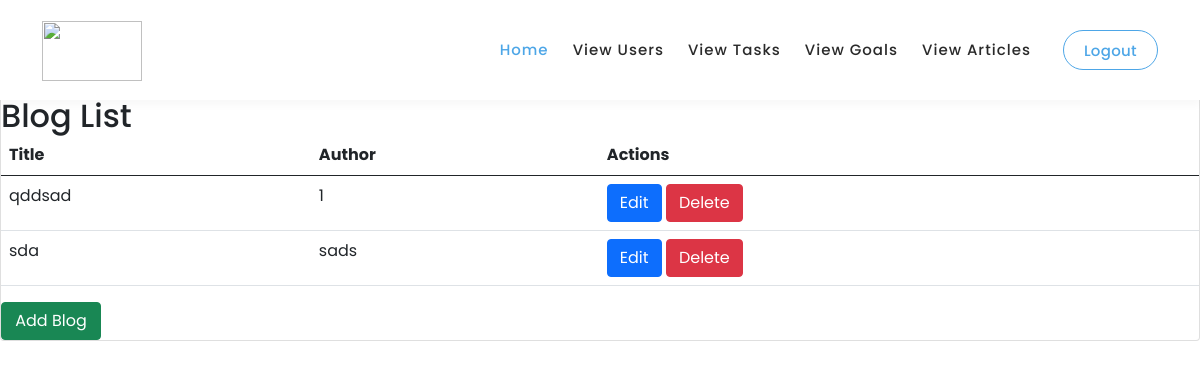
Page /blog_list/ on the committed database.
### TaskApp/models.py (models this page shows, shortened)
class Blog(models.Model):
    title = models.CharField(max_length=200)
    description = models.TextField()
    author=models.TextField()

### TaskApp/views.py (the view)
# urls.py: path('blog_list/', blog_list, name='blog_list'),
def blog_list(request):
    blogs = Blog.objects.all()
    return render(request, 'blog_list.html', {'blogs': blogs})

### TaskApp/templates/blog_list.html (shortened to what this page needs)
{% load static %}
<!DOCTYPE html>
<html lang="en">
  <head>
    <link
      rel="stylesheet"
      type="text/css"
      href="{% static 'css/animated.css' %}"
    />
    <link
      rel="stylesheet"
      type="text/css"
      href="{% static 'css/bootstrap.min.css' %}"
    />
    <link
      rel="stylesheet"
      type="text/css"
      href="{% static 'css/fontawesome.css' %}"
    />
    <link rel="stylesheet" type="text/css" href="{% static 'css/owl.css' %}" />
    <link
      rel="stylesheet"
      type="text/css"
      href="{% static 'css/templatemo-digimedia-v1.css' %}"
    />
    <link
      rel="stylesheet"
      type="text/css"
      href="{% static 'css/templatemo-digimedia-v2.css' %}"
    />
    <link
      rel="stylesheet"
      type="text/css"
      href="{% static 'css/templatemo-digimedia-v3.css' %}"
    />
  </head>
  <body>
    <header
      class="header-area header-sticky wow slideInDown"
      data-wow-duration="0.75s"
      data-wow-delay="0s"
    >
      <div class="container">
        <div class="row">
          <div class="col-12">
            <nav class="main-nav">
              <a href="/dashboard" class="logo">
                <img style="height: 60px; width: 100px;" src="{% static 'images/sdg2.png' %}" alt="" />
              </a>
              <ul class="nav">
                <li class="scroll-to-section">
                  <a href="/dashboard" class="active">Home</a>
                </li>
                <li class="scroll-to-section">
                  <a href="/view-users">View Users</a>
                </li>
                <li class="scroll-to-section">
                  <a href="/view-tasks">View Tasks</a>
                </li>
                <li class="scroll-to-section">
                  <a href="/view-goals">View Goals</a>
                </li>
                <li class="scroll-to-section">
                  <a href="/view_article">View Articles</a>
                </li>
                <li class="scroll-to-section">
                  <div class="border-first-button">
                    <a href="/signout">Logout</a>
                  </div>
                </li>
              </ul>
            </nav>
          </div>
        </div>
      </div>
    </header>
    <br /><br />
    <br /><br />
    <div class="center-container">
      <div class="card">
        <h2>Blog List</h2>
        <table class="table">
          <thead>
            <tr>
              <th>Title</th>
              <th>Author</th>
              <th>Actions</th>
            </tr>
          </thead>
          <tbody>
            {% for blog in blogs %}
            <tr>
              <td>{{ blog.title }}</td>
              <td>{{ blog.author }}</td>
              <td>
                <a
                  href="{% url 'update_blog' blog.id %}"
                  class="btn btn-primary"
                  >Edit</a
                >
                <a
                  href="{% url 'delete_blog' blog.id %}"
                  class="btn btn-danger delete-button"
                  >Delete</a
                >
              </td>
            </tr>
            {% endfor %}
          </tbody>
        </table>
        <a href="/create" class="btn btn-success" style="width: 100px"
          >Add Blog</a
        >
      </div>
    </div>
  </body>
</html>

### TaskApp/static/css/templatemo-digimedia-v1.css (style rules this page uses)
html, body, div, span, applet, object, iframe, h1, h2, h3, h4, h5, h6, p, blockquote, div pre, a, abbr, acronym, address, big, cite, code, del, dfn, em, font, img, ins, kbd, q, s, samp, small, strike, strong, sub, sup, tt, var, b, u, i, center, dl, dt, dd, ol, ul, li, figure, header, nav, section, article, aside, footer, figcaption { margin: 0; padding: 0; border: 0; outline: 0; }
ul, li { padding: 0; margin: 0; list-style: none; }
header, nav, section, article, aside, footer, hgroup { display: block; }
* { box-sizing: border-box; }
html, body { font-family: 'Poppins', sans-serif; font-weight: 400; background-color: #fff; -ms-text-size-adjust: 100%; -webkit-font-smoothing: antialiased; -moz-osx-font-smoothing: grayscale; }
a { text-decoration: none !important; }
h1, h2, h3, h4, h5, h6 { margin-top: 0px; margin-bottom: 0px; }
ul { margin-bottom: 0px; }
img { width: 100%; overflow: hidden; }
html, body { background: #fff; font-family: 'Poppins', sans-serif; }
.border-first-button a { display: inline-block !important; padding: 10px 20px !important; color: #fa65b1 !important; border: 1px solid #fa65b1 !important; border-radius: 23px; font-weight: 500 !important; letter-spacing: 0.3px !important; transition: all .5s; }
.header-area { background-color: #fff; box-shadow: 0px 5px 8px rgba(0,0,0,0.03); position: absolute; left: 0px; right: 0px; z-index: 100; height: 100px; -webkit-transition: all .5s ease 0s; -moz-transition: all .5s ease 0s; -o-transition: all .5s ease 0s; transition: all .5s ease 0s; }
.header-area .main-nav { min-height: 80px; background: transparent; }
.header-area .main-nav .logo { float: left; -webkit-transition: all 0.3s ease 0s; -moz-transition: all 0.3s ease 0s; -o-transition: all 0.3s ease 0s; transition: all 0.3s ease 0s; }
.header-area .main-nav .logo { line-height: 100px; float: left; -webkit-transition: all 0.3s ease 0s; -moz-transition: all 0.3s ease 0s; -o-transition: all 0.3s ease 0s; transition: all 0.3s ease 0s; }
.header-area .main-nav .nav { float: right; margin-top: 30px; margin-right: 0px; background-color: transparent; -webkit-transition: all 0.3s ease 0s; -moz-transition: all 0.3s ease 0s; -o-transition: all 0.3s ease 0s; transition: all 0.3s ease 0s; position: relative; z-index: 999; }
.header-area .main-nav .nav li { padding-left: 20px; padding-right: 20px; }
.header-area .main-nav .nav li:last-child { padding-right: 0px; padding-left: 40px; }
.header-area .main-nav .nav li:last-child a , .background-header .main-nav .nav li:last-child a { padding: 0px 20px !important; font-weight: 400; }
.header-area .main-nav .nav li a { display: block; font-weight: 500; font-size: 15px; color: #2a2a2a; text-transform: capitalize; -webkit-transition: all 0.3s ease 0s; -moz-transition: all 0.3s ease 0s; -o-transition: all 0.3s ease 0s; transition: all 0.3s ease 0s; height: 40px; line-height: 40px; border: transparent; letter-spacing: 1px; }
.header-area .main-nav .nav li:hover a, .header-area .main-nav .nav li a.active { color: #fa65b1!important; }
.header-area.header-sticky { min-height: 80px; }
.header-area .nav { margin-top: 30px; }
.header-area.header-sticky .nav li a.active { color: #fa65b1; }
@media (max-width: 1200px) { .header-area .main-nav .nav li { padding-left: 12px; padding-right: 12px; } }
@media (max-width: 1200px) { .header-area .main-nav:before { display: none; } }
@media (min-width: 767px) { .header-area .main-nav .nav { display: flex !important; } }
@media (max-width: 1200px) { .header-area .main-nav .nav li:last-child { padding-left: 20px; } }

### rows in the picture
Blog: title "qddsad", author "1"
Blog: title "sda", author "sads"
